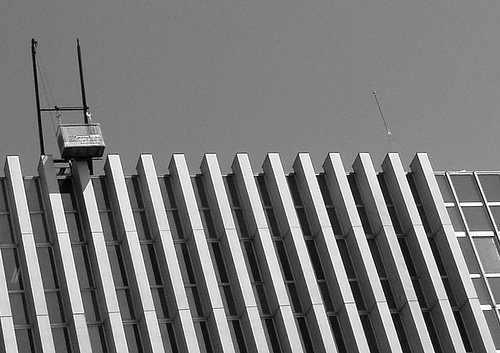
#> input picture 02_PCA/imgpca/b1.jpg, 500 x 353 px; its folder holds 5 pictures in this run; the run also reads 1 picture not shown here
$ python 2_4_Image_Processing.py
#> lines starting #> are read from the running program, lines starting #| are printed output that depends on the picture
#!/usr/bin/env python3
# -*- coding: utf-8 -*-
"""
Created on Thu Apr 27 14:15:21 2017

@author: fabian
"""
import glob, os
import numpy as np
import matplotlib.pyplot as plt

from PIL import Image as pilImage
from sklearn.feature_extraction import image as skImage
from sklearn.decomposition import PCA

natureArray = np.empty((0,256))

for file in glob.glob("imgpca/b*.jpg"):
    img = pilImage.open(file)
#> img is the input picture: PIL image 500x353 L; min 0, max 255, mean 121.2
    imgArray = np.array(img)
    tempPatches = skImage.extract_patches_2d(imgArray, (16,16), max_patches=500)
    patch = np.array(tempPatches).reshape(500,256)
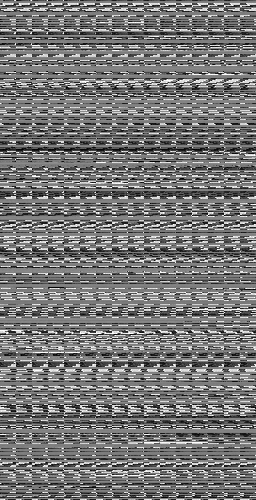
#> patch: shape (500, 256); min 0, max 255, mean 119
    natureArray = np.vstack([natureArray, patch])
#> pass 2 of the loop `for file in glob.glob("imgpca/b*.jpg"):`:
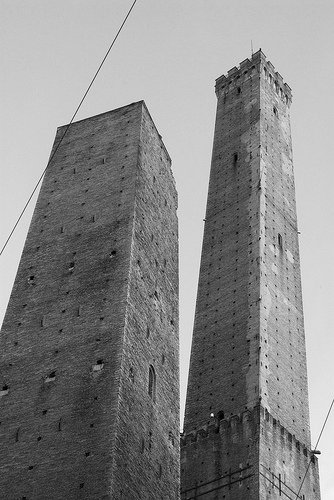
#> input picture 02_PCA/imgpca/b10.jpg, 334 x 500 px
#> img is the input picture: PIL image 334x500 L; min 0, max 255, mean 135
#> `patch = np.array(tempPatches).reshape(500,256)`:
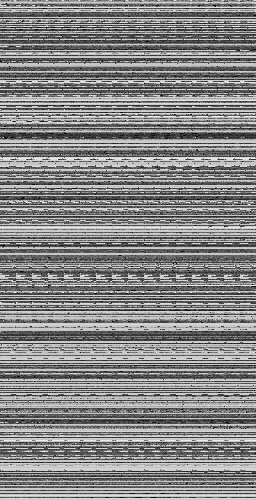
#> patch: shape (500, 256); min 0, max 253, mean 133.4
#> `natureArray = np.vstack([natureArray, patch])`:
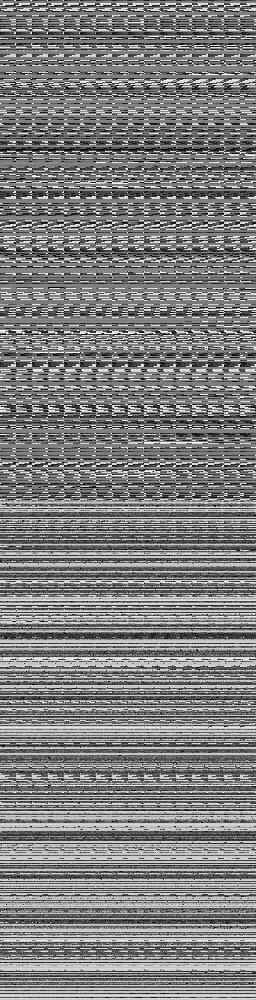
#> natureArray: shape (1000, 256) float64; min 0, max 255, mean 126.2
#> pass 3 of the loop `for file in glob.glob("imgpca/b*.jpg"):`:
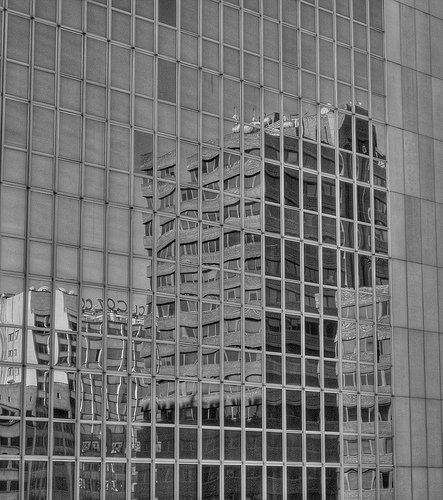
#> input picture 02_PCA/imgpca/b2.jpg, 443 x 500 px
#> img is the input picture: PIL image 443x500 L; min 0, max 255, mean 113.6
#> `patch = np.array(tempPatches).reshape(500,256)`:
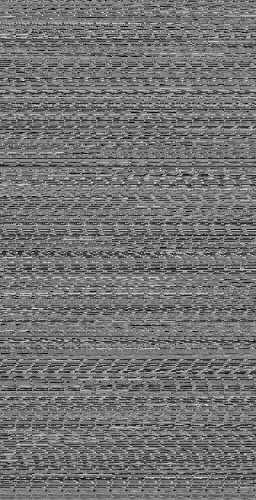
#> patch: shape (500, 256); min 0, max 255, mean 115.2
#> `natureArray = np.vstack([natureArray, patch])`:
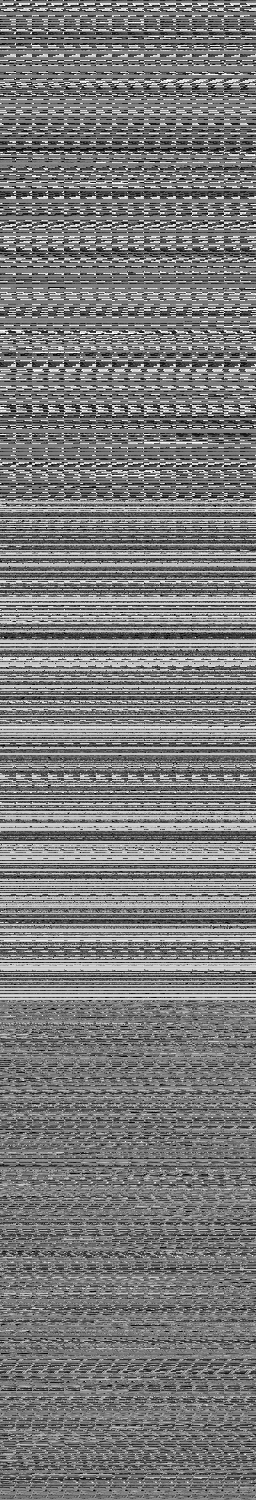
#> natureArray: shape (1500, 256) float64; min 0, max 255, mean 122.5
#> the loop made 5 passes; the first 3 are shown

print(natureArray.shape)
#| (2500, 256)

pca = PCA()
pca.fit(natureArray)
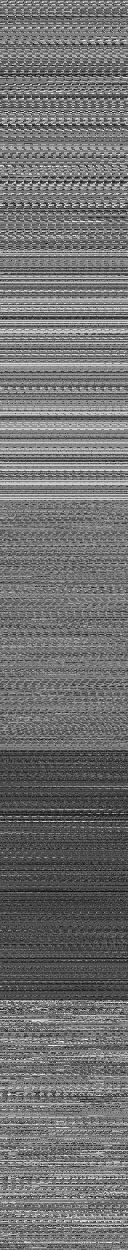
#> natureArray: shape (2500, 256) float64 (shown at 1/2 size); min 0, max 255, mean 112.7
np.set_printoptions(threshold=np.nan)
#print(pca.explained_variance_ratio_)
#print("nxt")
pc = pca.components_
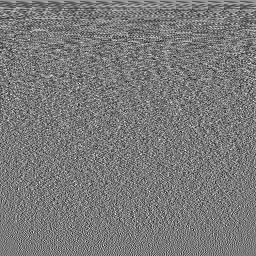
#> pc: shape (256, 256) float64; min -0.254, max 0.276, mean 0.000252; drawn with min black and max white
pcRatio = pca.explained_variance_ratio_
#> pcRatio = 256 values, max 0.561 at index 0, min 4.8e-05 at index 255, mean 0.00391
print(len(pc))
#| 256

for i in range(0, 24):
    plt.subplot(4,6,i+1)
    #print(pc[i,:])
    patch = np.array(pc[i,:]).reshape(16,16)
    plt.imshow(patch, cmap="gray")
plt.show()
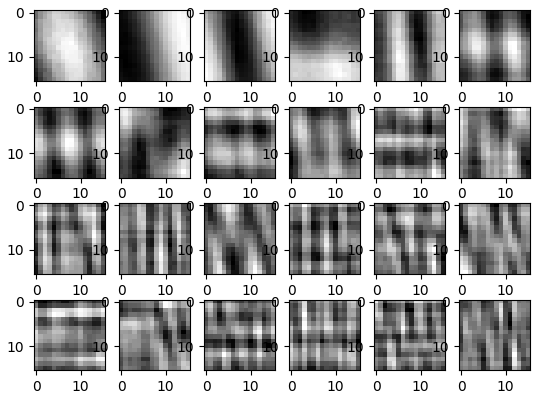
#> figure drawn by matplotlib, 24 panels

#plt.plot(pcRatio, ".-")
#plt.show()
#
#plt.plot(pcRatio[:10], ".-")
#plt.show

# We would keep the first 5 PCs
# compression ratio:
# (N_Patches * n_components) + n_components * patchSize / (N_Patches * patchSize)


#b2, b7, b9
image1 = pilImage.open("imgpca/b2.jpg")
imgArray = np.array(image1)
height = imgArray.shape[0]
#> height = 500
width = imgArray.shape[1]
#> width = 443
print(width, height)
#| 443 500

width = 35
height = 35
x = 1

count = 1

patches = np.empty((0,(width%16)*16))
for i in range(0, height - 16, 16):
    for j in range(0, width - 16, 16):
        patches = imgArray[j:j+16,i:i+16]
        print(patches.shape)

        newPatch = np.dot(pc[1].T, patches.flatten()) * pc[1]
        newPatch = newPatch.reshape(16,16)
        print(i, j, count)
#        print(newPatch)
        plt.subplot(2, 2, count)
        plt.imshow(newPatch, cmap="gray")
        count += 1
#> after the loop, count = 5

plt.show
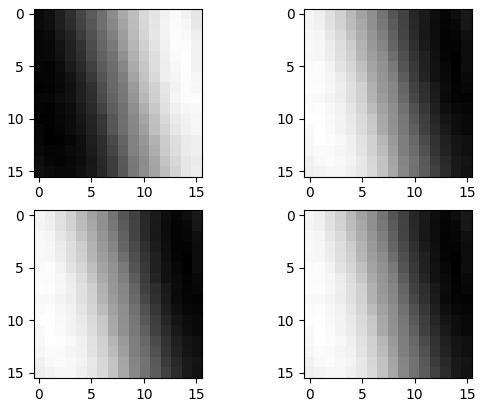
#> figure drawn by matplotlib, 4 panels
